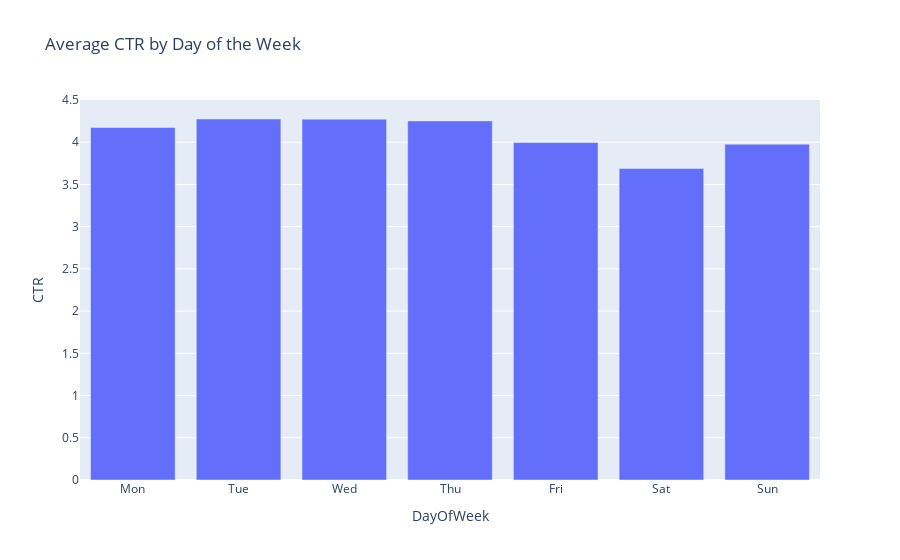

The notebook cell this image was saved under:
### Markdown cell above
Now, let’s have a look at the average CTR by day of the week:

### Code cell
data['DayOfWeek']=data.index.dayofweek
data['WeekOfMonth']=data.index.day // 7 + 1 

# EDA based on Day of Week
day_of_week_ctr = data.groupby('DayOfWeek')['CTR'].mean().reset_index()
day_of_week_ctr['DayOfWeek'] = ['Mon','Tue','Wed','Thu','Fri','Sat','Sun']

fig_ctr_week = px.bar(day_of_week_ctr, x='DayOfWeek', y='CTR' , title='Average CTR by Day of the Week')
fig_ctr_week.show()

### Figure 1 — Plotly figure (JSON) as saved in the notebook; plotly's stock layout.template omitted (floating-point values rounded to 4 significant figures)
{"data": [{"alignmentgroup": "True", "hovertemplate": "DayOfWeek=%{x}<br>CTR=%{y}<extra></extra>", "legendgroup": "", "marker": {"color": "#636efa", "pattern": {"shape": ""}}, "name": "", "offsetgroup": "", "orientation": "v", "showlegend": false, "textposition": "auto", "type": "bar", "x": ["Mon", "Tue", "Wed", "Thu", "Fri", "Sat", "Sun"], "xaxis": "x", "y": [4.174, 4.275, 4.273, 4.252, 3.996, 3.688, 3.977], "yaxis": "y"}], "layout": {"barmode": "relative", "legend": {"tracegroupgap": 0}, "title": {"text": "Average CTR by Day of the Week"}, "xaxis": {"anchor": "y", "domain": [0, 1], "title": {"text": "DayOfWeek"}}, "yaxis": {"anchor": "x", "domain": [0, 1], "title": {"text": "CTR"}}}}
